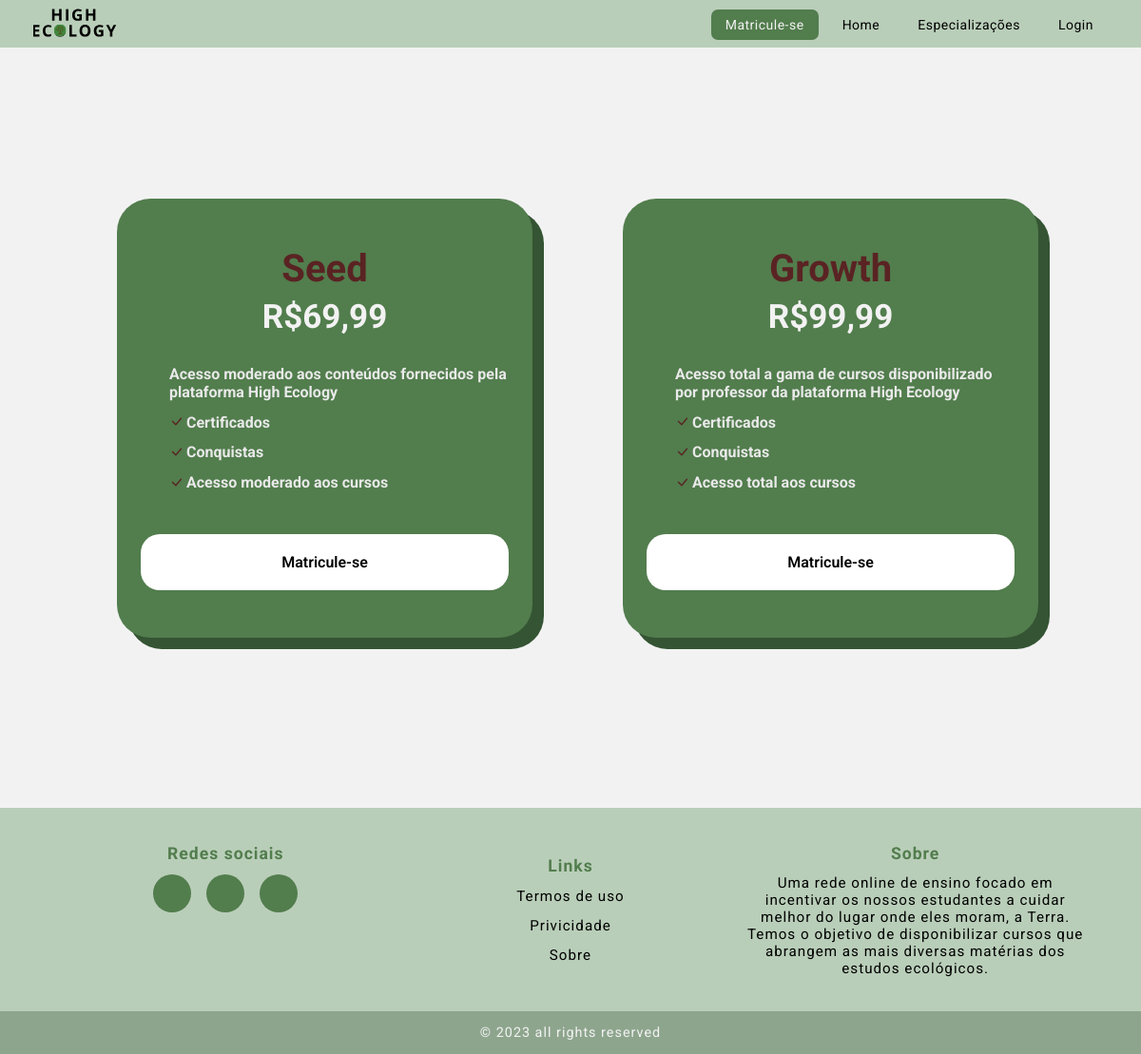
Before: /html/planos.php with the older database file.
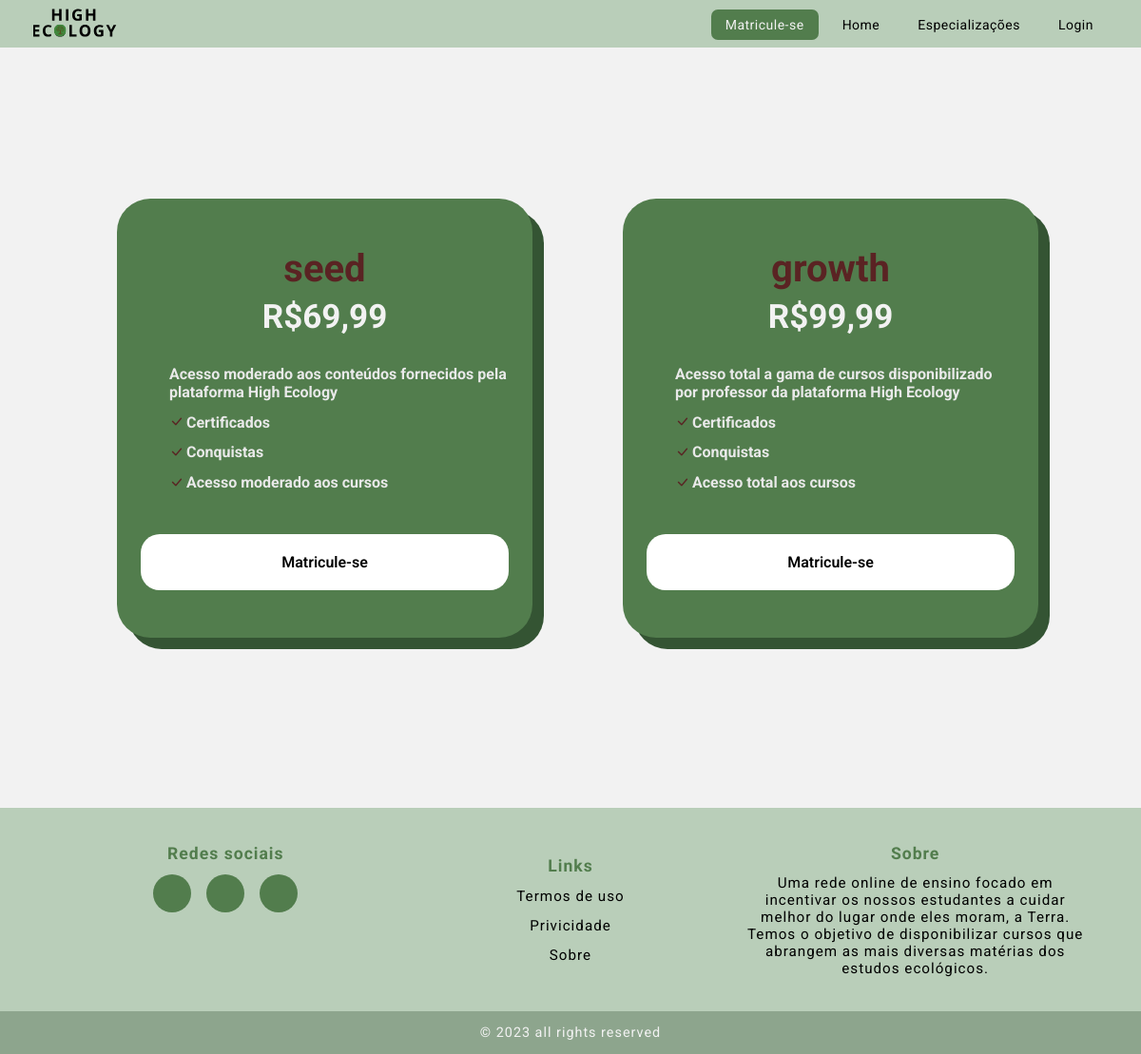
After: the same page with the newer database file.
### tables this page shows
CREATE TABLE `planos` (
  `Cod_Plano` int(7) NOT NULL,
  `Valor` varchar(15) NOT NULL,
  `Tipo` varchar(250) NOT NULL,
  `Descricao` varchar(1000) NOT NULL,
  `Vantagem1` varchar(255) NOT NULL,
  `Vantagem2` varchar(250) NOT NULL,
  `Vantagem3` varchar(250) NOT NULL
);

### html/planos.php (the view, shortened to what this page needs)
<!DOCTYPE html>
<html lang="pt-br">
<head>
    <link rel="stylesheet" href="https://cdnjs.cloudflare.com/ajax/libs/font-awesome/4.7.0/css/font-awesome.min.css">
    <link rel="stylesheet" href="https://cdnjs.cloudflare.com/ajax/libs/font-awesome/6.2.1/css/all.min.css"integrity="sha512-MV7K8+y+gLIBoVD59lQIYicR65iaqukzvf/nwasF0nqhPay5w/9lJmVM2hMDcnK1OnMGCdVK+iQrJ7lzPJQd1w=="crossorigin="anonymous" />
    <link rel="stylesheet" href="https://cdn.jsdelivr.net/npm/bootstrap-icons@1.10.5/font/bootstrap-icons.css">
    <link rel="stylesheet" href="../css/all.css">
    <link rel="stylesheet" href="../css/navbar.css">
    <link rel="stylesheet" href="../css/footer.css">
    <link rel="stylesheet" href="../css/matricula.css">
</head>
<body>
    <nav class="nav">
        <a href="../index.html" class="logo"><img src="../img/logo-tres.svg" alt="logo"></a>
        <ul>
            <li><a href="../html/matricula.html" class="active">Matricule-se</a></li>
            <li><a href="../index.html">Home</a></li>
            <li><a href="../html/especializacoes.php">Especializações</a></li>
            <li><a href="../html/login.php">Login</a></li>
        </ul>
    </nav>
    <?php
            include('../php/config.php');
            $stmt = $pdo->query('SELECT * FROM planos');
            $planos = $stmt->fetchAll();
    ?>
    <section class="conteiner card grid">
        <div class="card-conteiner grid">
        <?php foreach ($planos as $plano): ?>
            <div class="card-content grid">
                <h3 class="card-title"><?php echo htmlspecialchars($plano['Tipo']); ?></h3>
                <h1 class="card-price">R$<?php echo htmlspecialchars($plano['Valor']); ?></h1>
                <ul class="card-list grid">
                    <li class="list-item">
                        <span><?php echo htmlspecialchars($plano['Descricao']); ?></span>
                    </li>
                    <li class="list-item">
                        <span class="icon"><i class="bi bi-check-lg"></i></span>
                        <span><?php echo htmlspecialchars($plano['Vantagem1']); ?></span>
                    </li>
                    <li class="list-item">
                        <span class="icon"><i class="bi bi-check-lg"></i></span>
                        <span><?php echo htmlspecialchars($plano['Vantagem2']); ?></span>
                    </li>
                    <li class="list-item">
                        <span class="icon"><i class="bi bi-check-lg"></i></span>
                        <span><?php echo htmlspecialchars($plano['Vantagem3']); ?></span>
                    </li>
                </ul>
                <a class="card-button" href="pagamento.php">Matricule-se</a>
            </div>
        <?php endforeach; ?>
        </div>
    </section>
    <footer>
        <div id="footer_content">
            <div id="footer_contacts">
                <ul class="footer-list">
                    <li>
                        <h2>Redes sociais</h2>
                    </li>
                    <li>
                        <div id="footer_social_media">
                            <a href="https://instagram.com/high.ecology?igshid=OGQ5ZDc2ODk2ZA==" class="footer-link" id="instagram">
                                <i class="fa-brands fa-instagram"></i>
                            </a>
                            <a href="high.ecology@hotmail.com" class="footer-link" id="emailfooter">
                                <i class="fa-regular fa-envelope"></i>
                            </a>
                            <a href="https://github.com/RafaelFLopes/High_Ecology" class="footer-link" id="github">
                                <i class="fa-brands fa-github"></i>
                            </a>
                        </div>
                    </li>
                </ul>
            </div>
            <ul class="footer-list">
                <li>
                    <h2>Links</h2>
                </li>
                <li>
                    <a href="#" class="footer-link">Termos de uso</a>
                </li>
                <li>
                    <a href="#" class="footer-link">Privicidade</a>
                </li>
                <li>
                    <a href="#" class="footer-link">Sobre</a>
                </li>
            </ul>
            <ul class="footer-list">
                <li>
                    <h2>Sobre</h2>
                </li>
                <li id="footer-sobre-texto">
                    Uma rede online de ensino focado em incentivar os nossos estudantes a cuidar melhor do lugar onde eles moram, a Terra.
                    Temos o objetivo de disponibilizar cursos que abrangem as mais diversas matérias dos estudos ecológicos.
               </li>
            </ul>
        </div>
        <div id="footer_copyright">
            &#169
            2023 all rights reserved
        </div>
    </footer>
</body>
</html>

### css/all.css (style rules this page uses)
* { margin: 0; padding: 0; box-sizing: border-box; font-family: 'Roboto', sans-serif; }
body { background-color: #f2f2f2; }

### css/navbar.css (style rules this page uses)
nav { z-index: 10000; display: flex; height: 50px; width: 100%; background-color: #b9ceb9; align-items: center; justify-content: space-between; padding: 0 30px 0 35px; flex-wrap: wrap; }
nav img { height: 35px; }
nav ul { display: flex; flex-wrap: wrap; list-style-type: none; }
nav ul li { margin: 0 5px; }
nav ul li a { color: black; text-decoration: none; font-size: 14px; font-weight: 400; padding: 8px 15px; border-radius: 7px; letter-spacing: 0.5px; transition: all 0.4s ease; }
nav ul li a.active { background: #527D4D; color: #f2f2f2; }

### css/footer.css (style rules this page uses)
footer { margin: 0; padding: 0; width: 100%; box-sizing: border-box; letter-spacing: 1px; color: #527D4D; }
li#footer-sobre-texto { text-align: center; }
.footer-link { text-decoration: none; }
#footer_content { background-color: #b9ceb9; display: grid; grid-template-columns: repeat(3, 1fr); padding: 1rem 3.5rem; }
#footer_content h2 { font-size: 1.10rem; margin-top: 0.10rem; }
#footer_social_media { align-items: center; justify-content: center; display: flex; gap: 1rem; }
#footer_social_media .footer-link { display: flex; align-items: center; justify-content: center; height: 2.5rem; width: 2.5rem; color: #f2f2f2; border-radius: 50%; transition: all 0.4s ease; }
#footer_social_media .footer-link i { font-size: 1.25rem; }
#instagram { background-color: #527D4D; transition: 1s; }
#emailfooter { background-color: #527D4D; transition: 1s; }
#github { background-color: #527D4D; transition: 1s; }
.footer-list { margin: 20px 0 20px 0; align-items: center; justify-content: center; display: flex; flex-direction: column; gap: 0.75rem; list-style: none; }
.footer-list .footer-link { font-size: 0.95rem; color: black; transition: all 0.4s; }
#footer-sobre-texto { color: black; font-size: 0.95rem; }
#footer_copyright { display: flex; justify-content: center; background-color: #8da58d; color: #f2f2f2; font-size: 0.9rem; padding: 0.9rem; font-weight: 8000; }

### css/matricula.css (style rules this page uses)
.conteiner { max-width: 1024px; }
.grid { display: grid; }
.card { padding: 20px 20px 40px; align-items: center; }
.card-conteiner { gap: 48px 80px; }
.card-content { background-color: #527D4D; padding: 50px 25px 50px; border-radius: 35px; box-shadow:12px 12px 0px 0px rgba(52,84,51,1); transition: 0.4s; }
.card-title { text-align: center; margin-bottom: 7px; font-size: 40px; color: #5a2323; }
.card-price { text-align: center; color: #f2f2f2; font-size: 35px; }
.card-list { row-gap: 12.8px; margin-bottom: 20px; margin-top: 30px; margin-left: 30px; }
.list-item { display: flex; align-items: center; font-size: 16px; font-weight: 700; color: #e9e9e9; }
.icon { color: #5a2323; margin-right: 3px; font-size: 15px; }
.card-button { text-align: center; text-decoration: none; padding: 20px; margin-top: 25px; font-size: 16px; border-radius: 20px; background-color: #ffffff; color: black; font-weight: 600; transition: all 0.4s ease; }
@media screen and (min-width: 900px) { .conteiner { margin-left: auto; margin-right: auto; } }
@media screen and (min-width: 900px) { .card { height: 100vh; width: 100%; align-items: center; } }
@media screen and (min-width: 900px) { .card-content { margin-left: 15px; } }
@media screen and (min-width: 900px) { .card-conteiner { grid-template-columns: repeat(2, 1fr); } }

Changed rows visible on the page:
changed planos "Acesso moderado aos conteúdos fornecidos pela plataforma High Ecology": Tipo "Seed" → "seed"
changed planos "Acesso total aos cursos": Tipo "Growth" → "growth"
